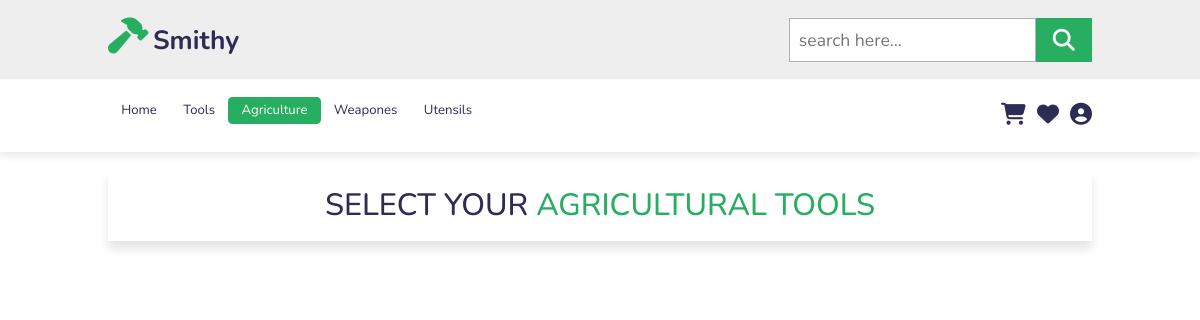
The app's page /agriculture/ (signed in), older data.
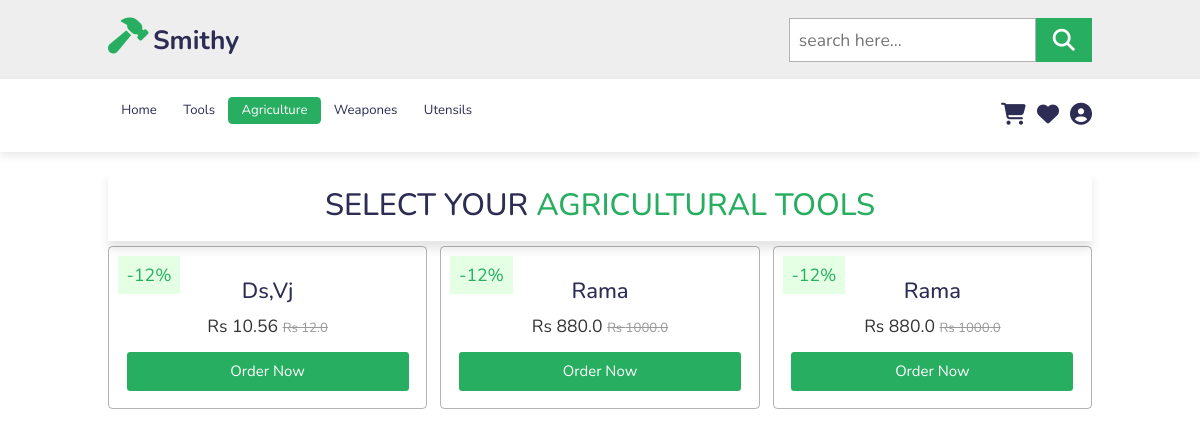
The same page, newer data.
### product/models.py (models this page shows, shortened)
class Product(models.Model):
    name = models.CharField(max_length=100)
    price = models.FloatField(default=0)
    discount = models.IntegerField(default=0)
    discounted_price = models.FloatField(default=0)
    description = models.TextField(blank= True, null=True, unique = True)
    category = models.CharField(max_length=100)
    product_image = models.ImageField(upload_to='static/image/')
    quantity=models.IntegerField(default=1)
    seller = models.CharField(default='NA',max_length=100)
    seller_email = models.CharField(default='NA',max_length=100)
    @property
    def discounted_price(self):
        discount_amount = (self.price * self.discount) / 100
        discounted_price = self.price - discount_amount
        return discounted_price

### smithy/views.py (the view)
# urls.py: path('agriculture/', views.agriculture, name='agriculture'),
@login_required(login_url='login')
def agriculture(request):
    productData = Product.objects.all().order_by('price')
    data = {
        'productData': productData
    }
    return render(request, "agriculture.html", data)

### templates/agriculture.html (shortened to what this page needs)
{% extends 'base.html' %}
{% load static %}
{% block content %}
<section class="product" id="product">
    <h1 class="heading">Select Your  <span> Agricultural Tools</span></h1>
    <div class="box-container">
        {% for n in productData %}
        {% if n.category == "Agriculture" %}
        <div class="box">
            {% if n.discount > 0 %}
            <span class="discount">-{{n.discount}}%</span>
            {% endif %}
            <h3>{{n.name}}</h3>
            <div class="price">Rs {{n.discounted_price}}
                {% if n.discount > 0 %}
                <span> Rs {{n.price}} </span>
                {% endif %}
            </div>
            <a href="{% url 'product_details' n.id %}" class="btn">Order Now</a>
        </div>
        {% endif %}
        {% endfor %}
    </div>
</section>
{% endblock %}

Row changes from the older to the newer data that the page shows:
added Product: discount "12", name "Ds,vj", discounted_price "10.56", price "12.0"
added Product: discount "12", name "Rama", discounted_price "880.0", price "1000.0"
added Product: discount "12", name "Rama", discounted_price "880.0", price "1000.0"
